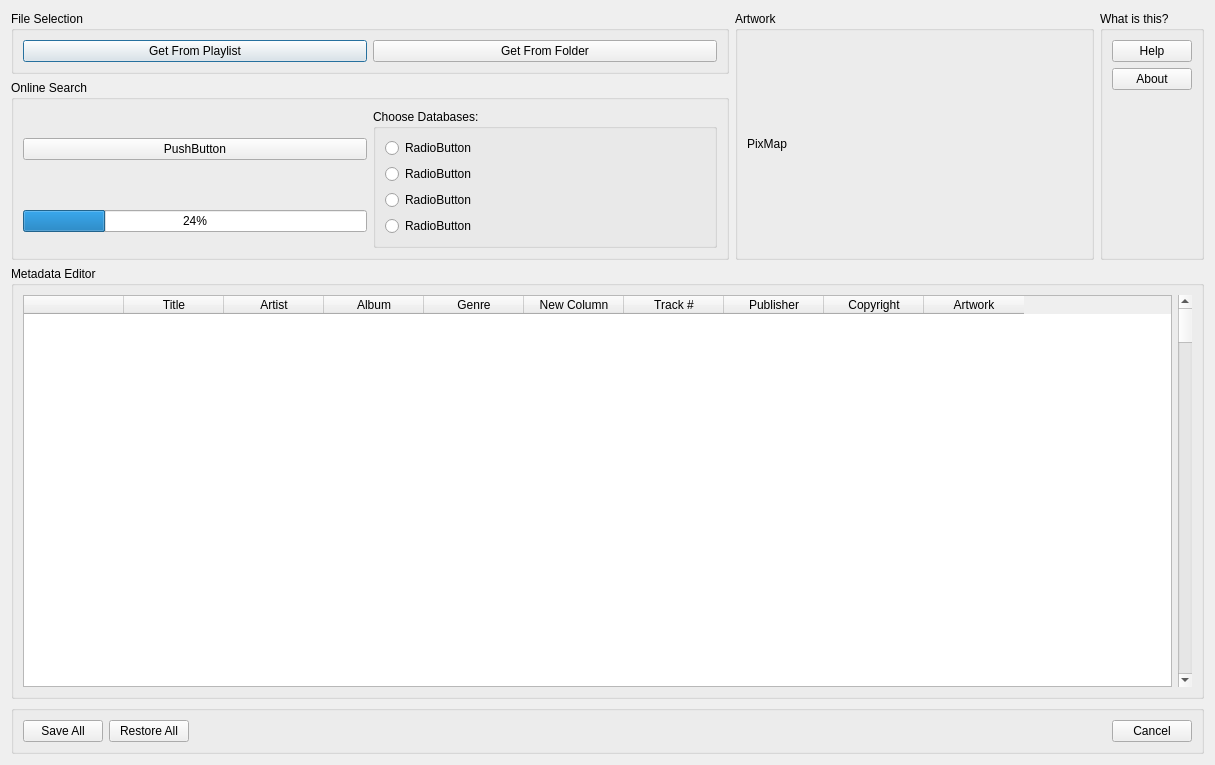
<?xml version="1.0" encoding="UTF-8"?>
<ui version="4.0">
 <class>Dialog</class>
 <widget class="QDialog" name="Dialog">
  <property name="geometry">
   <rect>
    <x>0</x>
    <y>0</y>
    <width>1215</width>
    <height>765</height>
   </rect>
  </property>
  <property name="windowTitle">
   <string>Dialog</string>
  </property>
  <layout class="QGridLayout" name="gridLayout">
   <item row="2" column="0" colspan="4">
    <widget class="QGroupBox" name="MetadataEditor">
     <property name="title">
      <string>Metadata Editor</string>
     </property>
     <layout class="QHBoxLayout" name="horizontalLayout_2">
      <item>
       <widget class="QTableWidget" name="tableWidget">
        <column>
         <property name="text">
          <string/>
         </property>
        </column>
        <column>
         <property name="text">
          <string>Title</string>
         </property>
        </column>
        <column>
         <property name="text">
          <string>Artist</string>
         </property>
        </column>
        <column>
         <property name="text">
          <string>Album</string>
         </property>
        </column>
        <column>
         <property name="text">
          <string>Genre</string>
         </property>
        </column>
        <column>
         <property name="text">
          <string>New Column</string>
         </property>
        </column>
        <column>
         <property name="text">
          <string>Track #</string>
         </property>
        </column>
        <column>
         <property name="text">
          <string>Publisher</string>
         </property>
        </column>
        <column>
         <property name="text">
          <string>Copyright</string>
         </property>
        </column>
        <column>
         <property name="text">
          <string>Artwork</string>
         </property>
        </column>
       </widget>
      </item>
      <item>
       <widget class="QScrollBar" name="verticalScrollBar">
        <property name="orientation">
         <enum>Qt::Vertical</enum>
        </property>
       </widget>
      </item>
     </layout>
    </widget>
   </item>
   <item row="0" column="0" colspan="2">
    <widget class="QGroupBox" name="FileSelection">
     <property name="title">
      <string>File Selection</string>
     </property>
     <layout class="QHBoxLayout" name="horizontalLayout">
      <item>
       <widget class="QPushButton" name="pushButton">
        <property name="text">
         <string>Get From Playlist</string>
        </property>
       </widget>
      </item>
      <item>
       <widget class="QPushButton" name="pushButton_2">
        <property name="text">
         <string>Get From Folder</string>
        </property>
       </widget>
      </item>
     </layout>
    </widget>
   </item>
   <item row="3" column="0" colspan="4">
    <widget class="QGroupBox" name="groupBox_2">
     <property name="title">
      <string/>
     </property>
     <layout class="QHBoxLayout" name="horizontalLayout_5">
      <item>
       <widget class="QPushButton" name="pushButton_6">
        <property name="text">
         <string>Save All</string>
        </property>
       </widget>
      </item>
      <item>
       <widget class="QPushButton" name="pushButton_7">
        <property name="text">
         <string>Restore All</string>
        </property>
       </widget>
      </item>
      <item>
       <spacer name="horizontalSpacer">
        <property name="orientation">
         <enum>Qt::Horizontal</enum>
        </property>
        <property name="sizeHint" stdset="0">
         <size>
          <width>40</width>
          <height>20</height>
         </size>
        </property>
       </spacer>
      </item>
      <item>
       <widget class="QPushButton" name="pushButton_8">
        <property name="text">
         <string>Cancel</string>
        </property>
       </widget>
      </item>
     </layout>
    </widget>
   </item>
   <item row="1" column="0" colspan="2">
    <widget class="QGroupBox" name="OnlineSearch">
     <property name="title">
      <string>Online Search</string>
     </property>
     <layout class="QGridLayout" name="gridLayout_2">
      <item row="1" column="0">
       <widget class="QProgressBar" name="progressBar">
        <property name="sizePolicy">
         <sizepolicy hsizetype="Minimum" vsizetype="Fixed">
          <horstretch>0</horstretch>
          <verstretch>0</verstretch>
         </sizepolicy>
        </property>
        <property name="value">
         <number>24</number>
        </property>
       </widget>
      </item>
      <item row="0" column="0">
       <widget class="QPushButton" name="pushButton_3">
        <property name="text">
         <string>PushButton</string>
        </property>
       </widget>
      </item>
      <item row="0" column="1" rowspan="2">
       <widget class="QGroupBox" name="Databases">
        <property name="sizePolicy">
         <sizepolicy hsizetype="Minimum" vsizetype="Minimum">
          <horstretch>0</horstretch>
          <verstretch>0</verstretch>
         </sizepolicy>
        </property>
        <property name="title">
         <string>Choose Databases:</string>
        </property>
        <layout class="QVBoxLayout" name="verticalLayout">
         <item>
          <widget class="QRadioButton" name="radioButton">
           <property name="text">
            <string>RadioButton</string>
           </property>
          </widget>
         </item>
         <item>
          <widget class="QRadioButton" name="radioButton_4">
           <property name="text">
            <string>RadioButton</string>
           </property>
          </widget>
         </item>
         <item>
          <widget class="QRadioButton" name="radioButton_3">
           <property name="text">
            <string>RadioButton</string>
           </property>
          </widget>
         </item>
         <item>
          <widget class="QRadioButton" name="radioButton_2">
           <property name="text">
            <string>RadioButton</string>
           </property>
          </widget>
         </item>
        </layout>
       </widget>
      </item>
     </layout>
    </widget>
   </item>
   <item row="0" column="3" rowspan="2">
    <widget class="QGroupBox" name="groupBox">
     <property name="sizePolicy">
      <sizepolicy hsizetype="Fixed" vsizetype="Minimum">
       <horstretch>0</horstretch>
       <verstretch>0</verstretch>
      </sizepolicy>
     </property>
     <property name="title">
      <string>What is this?</string>
     </property>
     <layout class="QVBoxLayout" name="verticalLayout_2">
      <item>
       <widget class="QPushButton" name="pushButton_4">
        <property name="sizePolicy">
         <sizepolicy hsizetype="Fixed" vsizetype="Fixed">
          <horstretch>0</horstretch>
          <verstretch>0</verstretch>
         </sizepolicy>
        </property>
        <property name="text">
         <string>Help</string>
        </property>
       </widget>
      </item>
      <item>
       <widget class="QPushButton" name="pushButton_5">
        <property name="sizePolicy">
         <sizepolicy hsizetype="Fixed" vsizetype="Fixed">
          <horstretch>0</horstretch>
          <verstretch>0</verstretch>
         </sizepolicy>
        </property>
        <property name="text">
         <string>About</string>
        </property>
       </widget>
      </item>
      <item>
       <spacer name="verticalSpacer">
        <property name="orientation">
         <enum>Qt::Vertical</enum>
        </property>
        <property name="sizeHint" stdset="0">
         <size>
          <width>20</width>
          <height>40</height>
         </size>
        </property>
       </spacer>
      </item>
     </layout>
    </widget>
   </item>
   <item row="0" column="2" rowspan="2">
    <widget class="QGroupBox" name="Artwork">
     <property name="sizePolicy">
      <sizepolicy hsizetype="Minimum" vsizetype="Minimum">
       <horstretch>0</horstretch>
       <verstretch>0</verstretch>
      </sizepolicy>
     </property>
     <property name="title">
      <string>Artwork</string>
     </property>
     <layout class="QHBoxLayout" name="horizontalLayout_4">
      <item>
       <widget class="QLabel" name="label">
        <property name="text">
         <string>PixMap</string>
        </property>
       </widget>
      </item>
     </layout>
    </widget>
   </item>
  </layout>
 </widget>
 <resources/>
 <connections/>
</ui>
